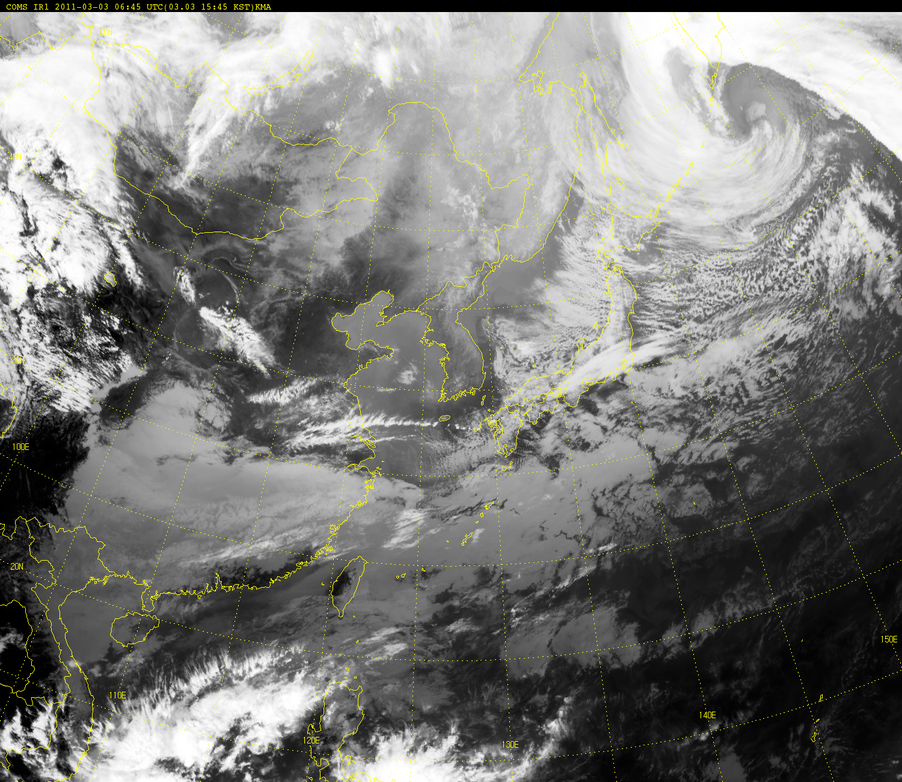
#> input picture raw_images/201103030645_image/coms_mi_le1b_ir01_ea040ps_201103030645.png, 902 x 782 px, shrunk from 1500 x 1300 before the run; its folder holds only this picture in this run
$ jupyter execute preprocess_image.ipynb
#> lines starting #> are read from the running program, lines starting #| are printed output that depends on the picture
# 효율적인 모델 학습을 위한 이미지 해상도 줄이기

여기서는, 이미지 해상도를 줄이는 과정을 보여줍니다.

높이와 너비 모두 300 픽셀이상이면서 가장 작은 사이즈가 되도록 줄입니다.

4개의 다른 채널에 대해 줄이기 전과 후 이미지를 출력하여 보여줍니다.

[cell 1]
import os
from collections import defaultdict
from datetime import datetime, timedelta
import numpy as np
import matplotlib.pyplot as plt
import matplotlib.image as mpimg
from tqdm import tqdm
import random
from skimage.measure import block_reduce
import numpy as np
from PIL import Image
from skimage.io import imread, imsave

[cell 2]
rawdatapath = "raw_images/201103030645_image/"
outputpath = "reduced_images/201103030645_image/"

[cell 3]
def rgb2gray(rgb):
    ratio = [0.2989, 0.5870, 0.1140]
    ret = np.expand_dims(np.dot(rgb[...,:3], ratio), axis=2)
    return ret

[cell 4]
if os.path.isdir(outputpath) is False:
    os.makedirs(outputpath)

show_flag = False
if os.path.isdir(rawdatapath):
    rawfile_list = os.listdir(rawdatapath)
    for f in rawfile_list:
        if f.endswith(".png") is False:
            continue
        print(f)
        rawfile_path = rawdatapath + f
        rawimage = plt.imread(rawfile_path)
#> rawimage is the input picture: shape (782, 902, 3) float32; mean R, G, B 0.495, 0.495, 0.482
        rawimage_size = rawimage.shape
#> rawimage_size = (782, 902, 3)

        processedimage = rgb2gray(rawimage[100:])
#> in rgb2gray, `ret = np.expand_dims(np.dot(rgb[...,:3], ratio), axis=2)`:
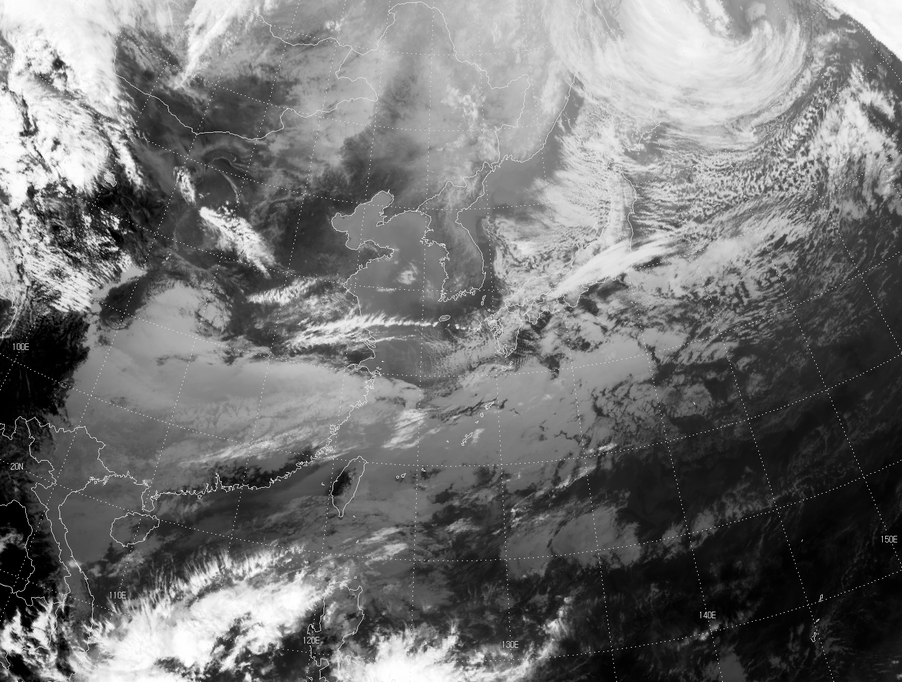
#> ret: shape (682, 902, 1) float64; min 0, max 1, mean 0.454
        processedimage = np.squeeze(processedimage)

        # Reduce Resolution by mean-pooling
        s = min(rawimage_size[0], rawimage_size[1])
#> s = 782
        reduce_size = 1
        i = 1
        while True:
            if (s // i) < 300:
                reduce_size = i-1
                break
            i += 1
#> after the loop, i = 3
        reducedimage = block_reduce(processedimage, block_size=(reduce_size, reduce_size), func=np.mean)
        reducedimage_size = reducedimage.shape
#> reducedimage_size = (341, 451)

        save_image = reducedimage * 255
        save_image = save_image.astype(np.uint8)

        imsave(outputpath + f, save_image)

        fig, axes = plt.subplots(nrows=1, ncols=2, dpi=120)
        axes[0].imshow(rawimage, cmap='gray')
        axes[0].set_title("Raw Image = (%d,%d)" % (rawimage_size[0], rawimage_size[1]))
        axes[1].imshow(reducedimage, cmap='gray')
        axes[1].set_title("Reduced Image = (%d,%d)" % (reducedimage_size[0], reducedimage_size[1]))
        axes[0].axis('off')
        axes[1].axis('off')
        plt.show()
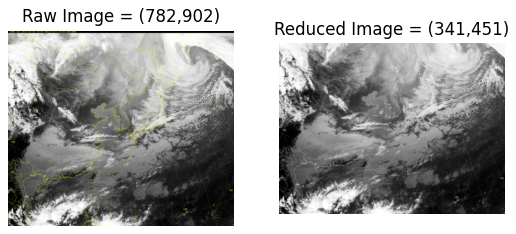
#> figure drawn by matplotlib, 2 panels

$ run again, on raw_images/201103030645_image/coms_mi_le1b_swir_ea040ps_201103030645.png
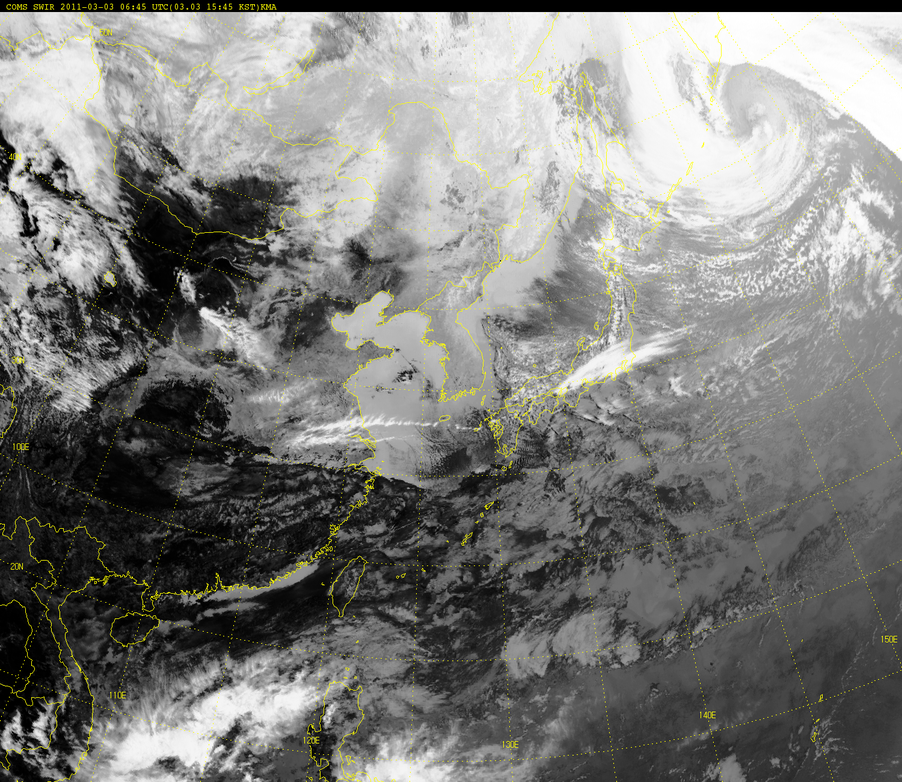
#> input picture raw_images/201103030645_image/coms_mi_le1b_swir_ea040ps_201103030645.png, 902 x 782 px, shrunk from 1500 x 1300 before the run
#> rawimage is the input picture: shape (782, 902, 3) float32; mean R, G, B 0.496, 0.496, 0.483
#> in rgb2gray, `ret = np.expand_dims(np.dot(rgb[...,:3], ratio), axis=2)`:
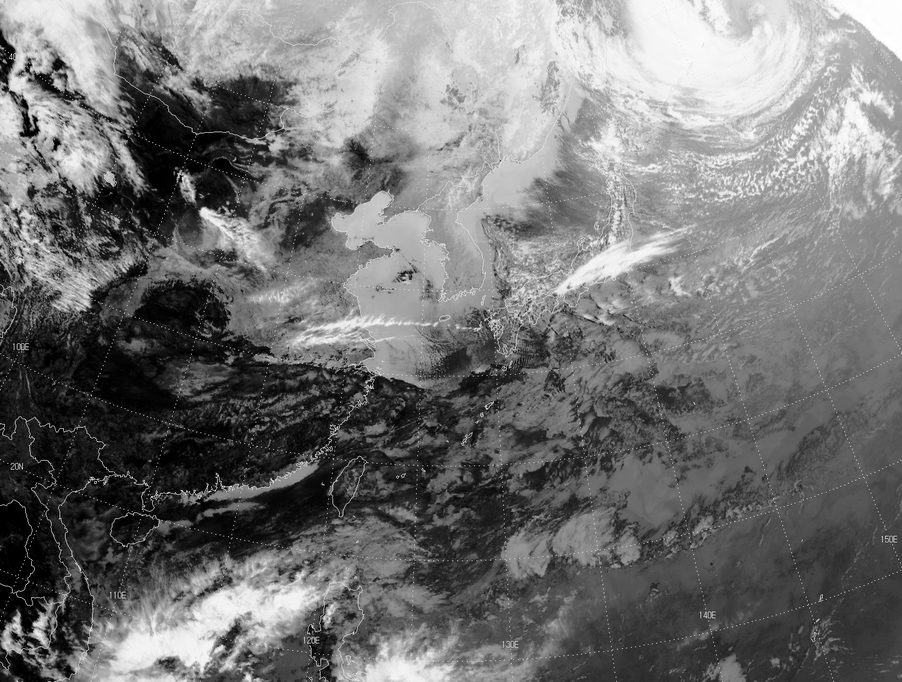
#> ret: shape (682, 902, 1) float64; min 0, max 1, mean 0.456
#> `plt.show()`:
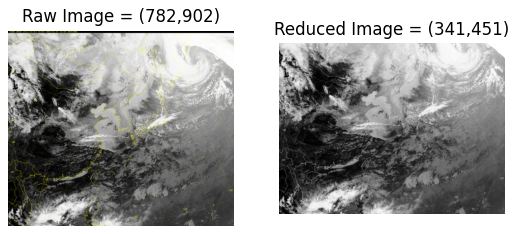
#> figure drawn by matplotlib, 2 panels

$ run again, on raw_images/201103030645_image/coms_mi_le1b_wv_ea040ps_201103030645.png
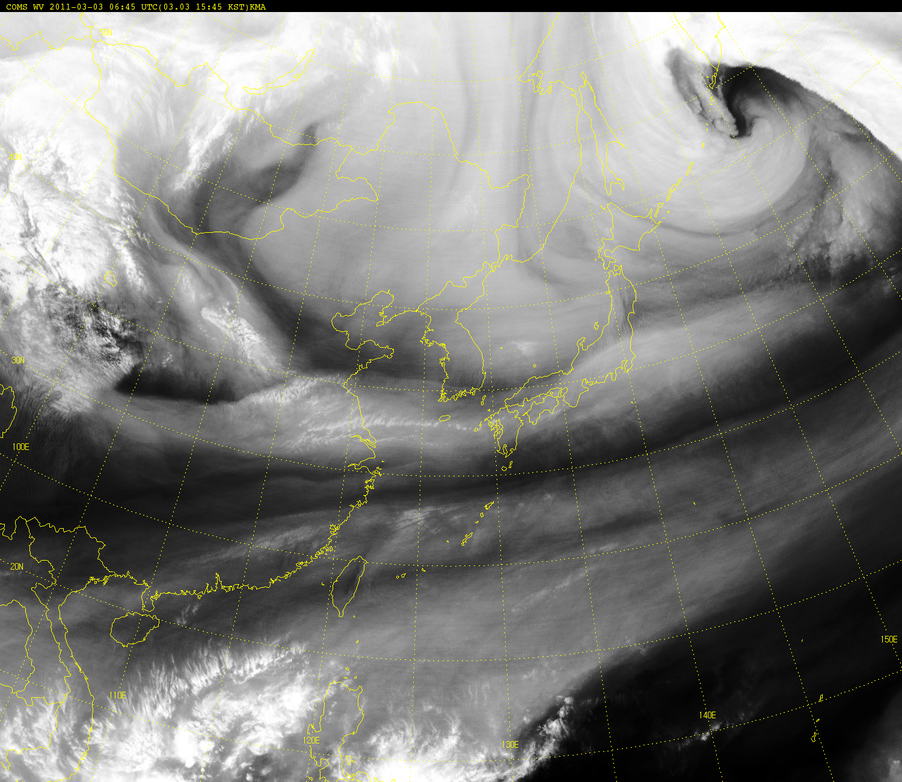
#> input picture raw_images/201103030645_image/coms_mi_le1b_wv_ea040ps_201103030645.png, 902 x 782 px, shrunk from 1500 x 1300 before the run
#> rawimage is the input picture: shape (782, 902, 3) float32; mean R, G, B 0.499, 0.499, 0.486
#> in rgb2gray, `ret = np.expand_dims(np.dot(rgb[...,:3], ratio), axis=2)`:
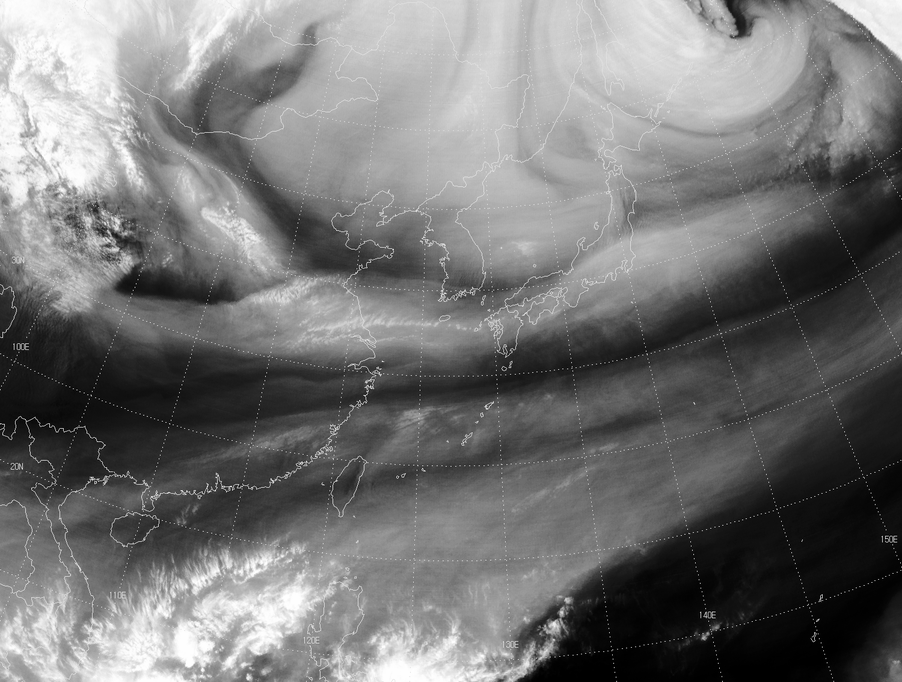
#> ret: shape (682, 902, 1) float64; min 0, max 1, mean 0.458
#> `plt.show()`:
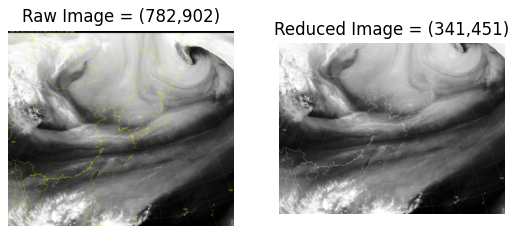
#> figure drawn by matplotlib, 2 panels
